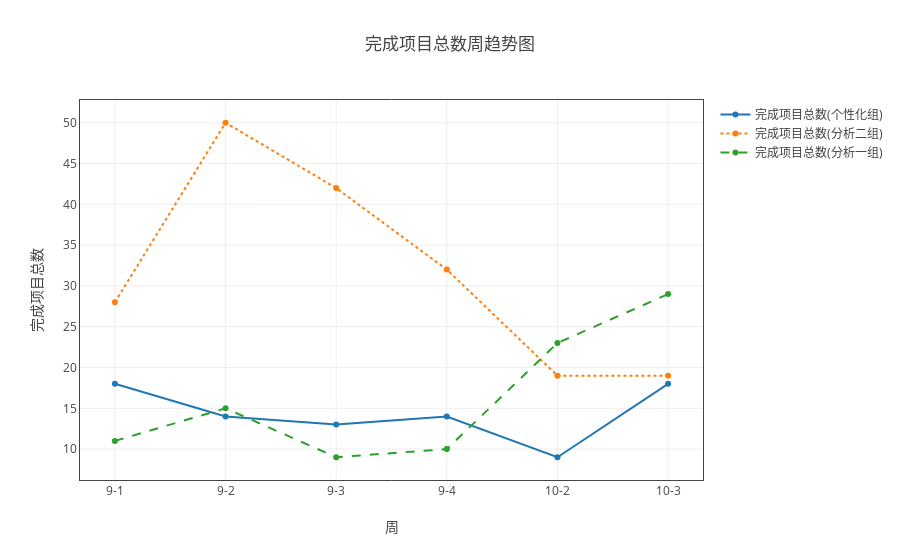

This figure's notebook cell:
### Markdown cell above
### 各组总完成项目趋势图

### Code cell
ss = myModule.format(all_df1 ,"日期（格式“月-周次”）" ,['完成项目总数'])
ss.add_group('组别')
#ss.get_average_by('人员')
tt = myModule.sort_by_index(ss.groupby('sum'))
tt
myModule.myPlot(myModule.sort_by_index(ss.groupby('sum'))).plot('line')
#ss = myModule.format(all_df1 ,"month" ,['完成项目总数'])
#ss.add_group('组别')
#ss.get_average_by('人员')
#myModule.myPlot(ss.groupby('sum')).plot('line',"月")

### Figure 1 — Plotly figure (JSON) as saved in the notebook; plotly's stock layout.template omitted (floating-point values rounded to 4 significant figures)
{"data": [{"line": {"dash": "solid"}, "name": "完成项目总数(个性化组)", "type": "scatter", "uid": "52257f6d-d745-11e8-8ddb-a41f72875c19", "x": ["9-1", "9-2", "9-3", "9-4", "10-2", "10-3"], "y": [18, 14, 13, 14, 9, 18]}, {"line": {"dash": "dot"}, "name": "完成项目总数(分析二组)", "type": "scatter", "uid": "52257f6e-d745-11e8-8ddb-a41f72875c19", "x": ["9-1", "9-2", "9-3", "9-4", "10-2", "10-3"], "y": [28, 50, 42, 32, 19, 19]}, {"line": {"dash": "dash"}, "name": "完成项目总数(分析一组)", "type": "scatter", "uid": "52257f6f-d745-11e8-8ddb-a41f72875c19", "x": ["9-1", "9-2", "9-3", "9-4", "10-2", "10-3"], "y": [11, 15, 9, 10, 23, 29]}], "layout": {"title": "完成项目总数周趋势图", "xaxis": {"mirror": "all", "nticks": 20, "showgrid": true, "showline": true, "title": "周", "type": "category", "zeroline": true}, "yaxis": {"mirror": "all", "nticks": 20, "showgrid": true, "showline": true, "title": "完成项目总数", "zeroline": true}}}
